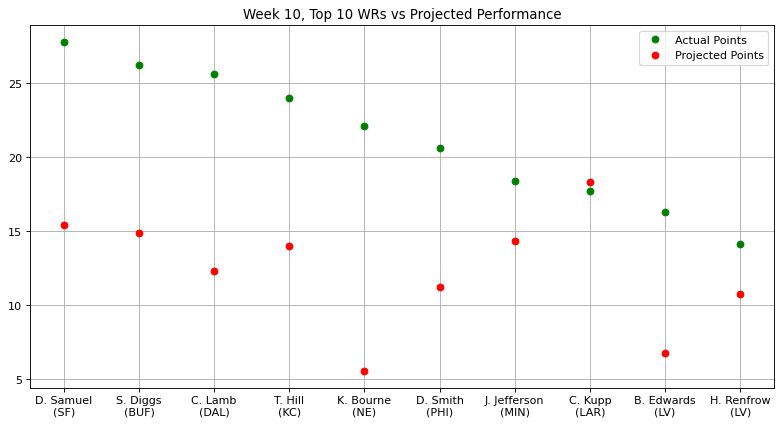

Source code (Python):
# Stats provided by NFL Fantasy
# Week 10, Top 10 WRs vs Projected Performance

import matplotlib.pyplot as plt
import numpy as np
from matplotlib.pyplot import figure
figure(figsize=(12, 6), dpi=80)

actualPoints = np.array([27.80,26.20,25.60,24.00,22.10,20.60,18.40,17.70,16.30,14.10])
projPoints = np.array([15.41,14.85,12.30,14.00,5.54,11.24,14.30,18.32,6.80,10.73])
players = np.array(["D. Samuel\n(SF)","S. Diggs\n(BUF)","C. Lamb\n(DAL)","T. Hill\n(KC)",
                    "K. Bourne\n(NE)","D. Smith\n(PHI)","J. Jefferson\n(MIN)","C. Kupp\n(LAR)",
                    "B. Edwards\n(LV)","H. Renfrow\n(LV)"])

plt.plot(players, actualPoints, 'o', c = 'g', label = 'Actual Points', ms = 6)
plt.plot(projPoints, 'o', c = 'r', label = 'Projected Points', ms = 6)
plt.title("Week 10, Top 10 WRs vs Projected Performance")
plt.legend()
plt.grid()
plt.show()
